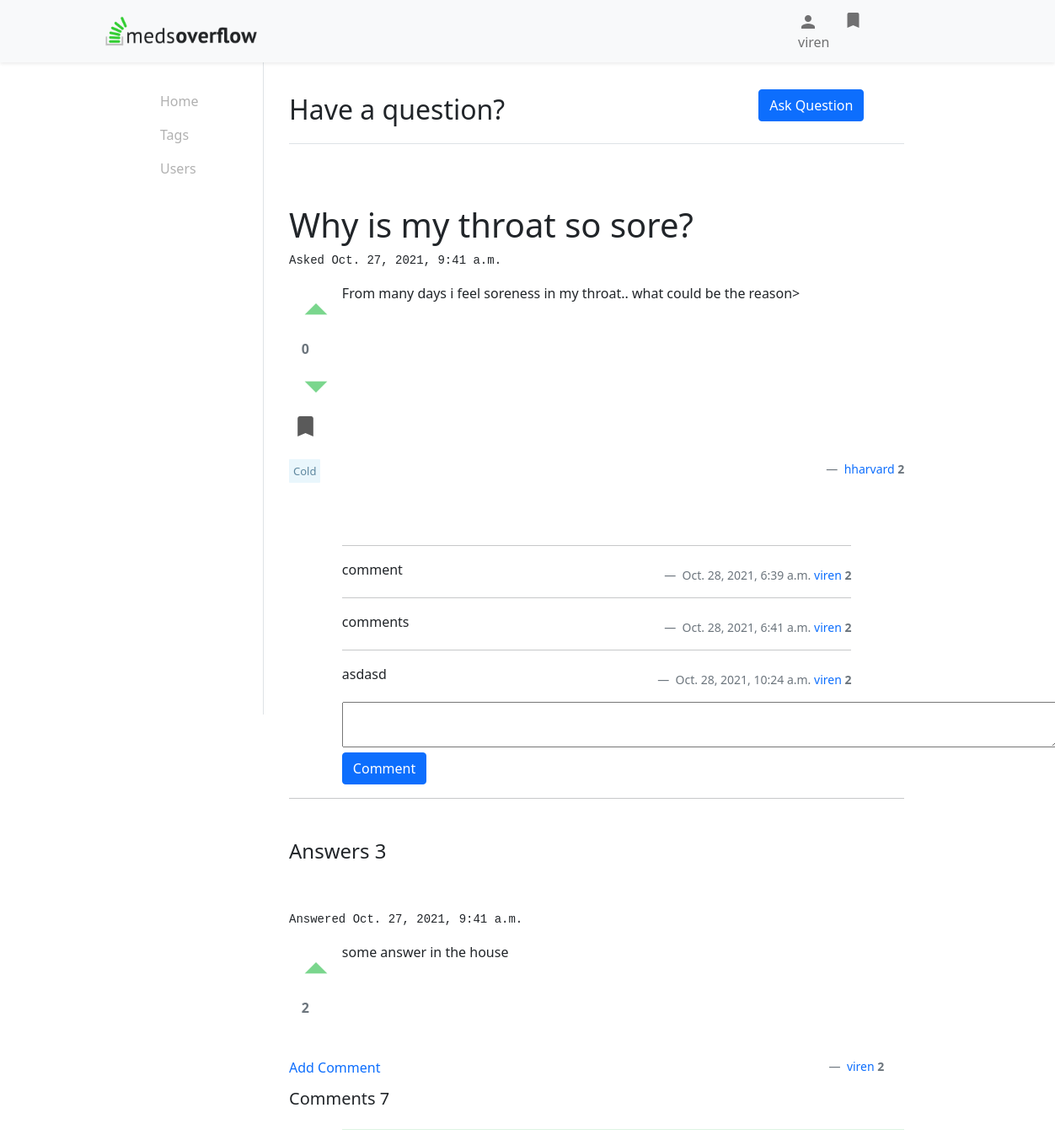
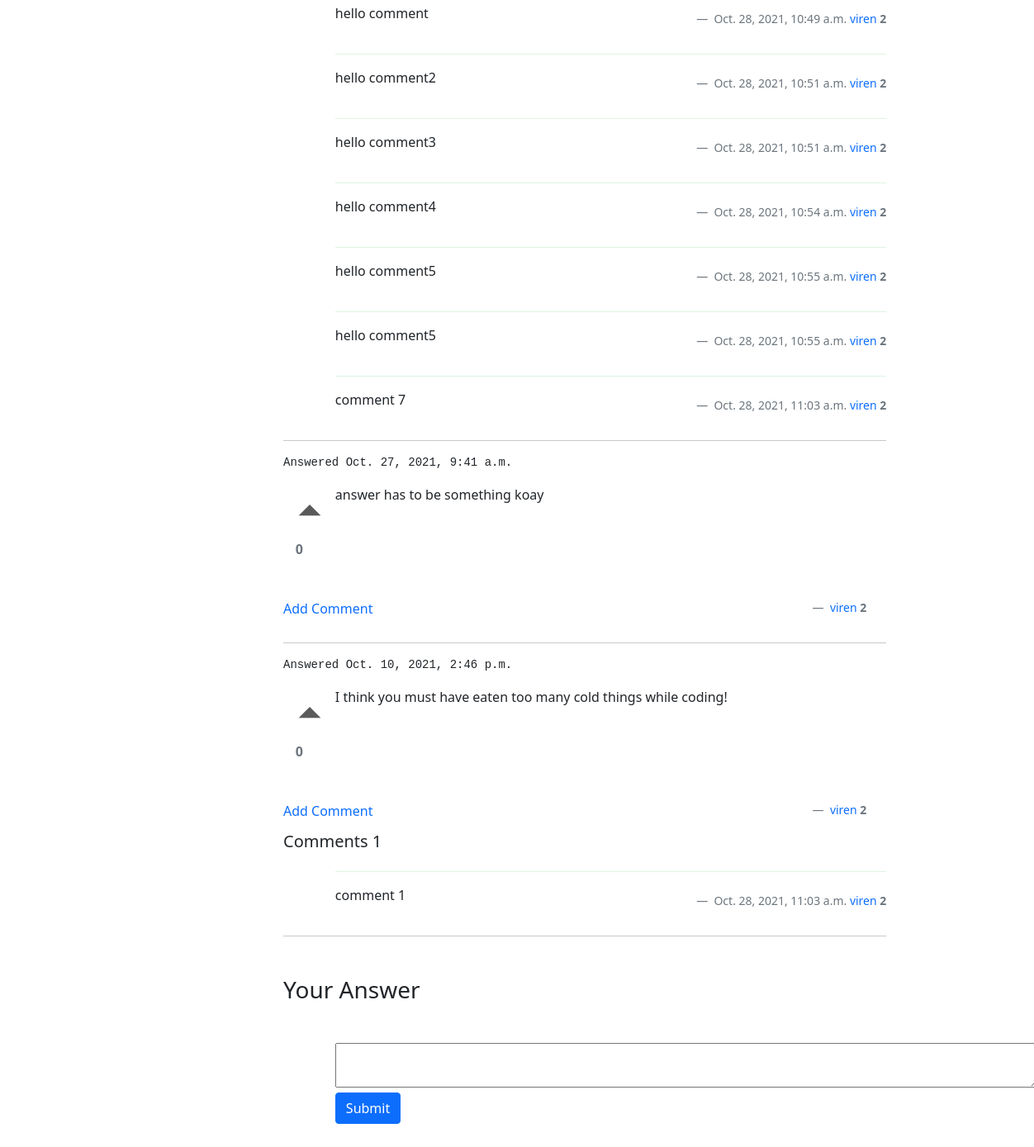
The page /question/14 (signed in) on the database as committed earlier (2 pictures, top to bottom).
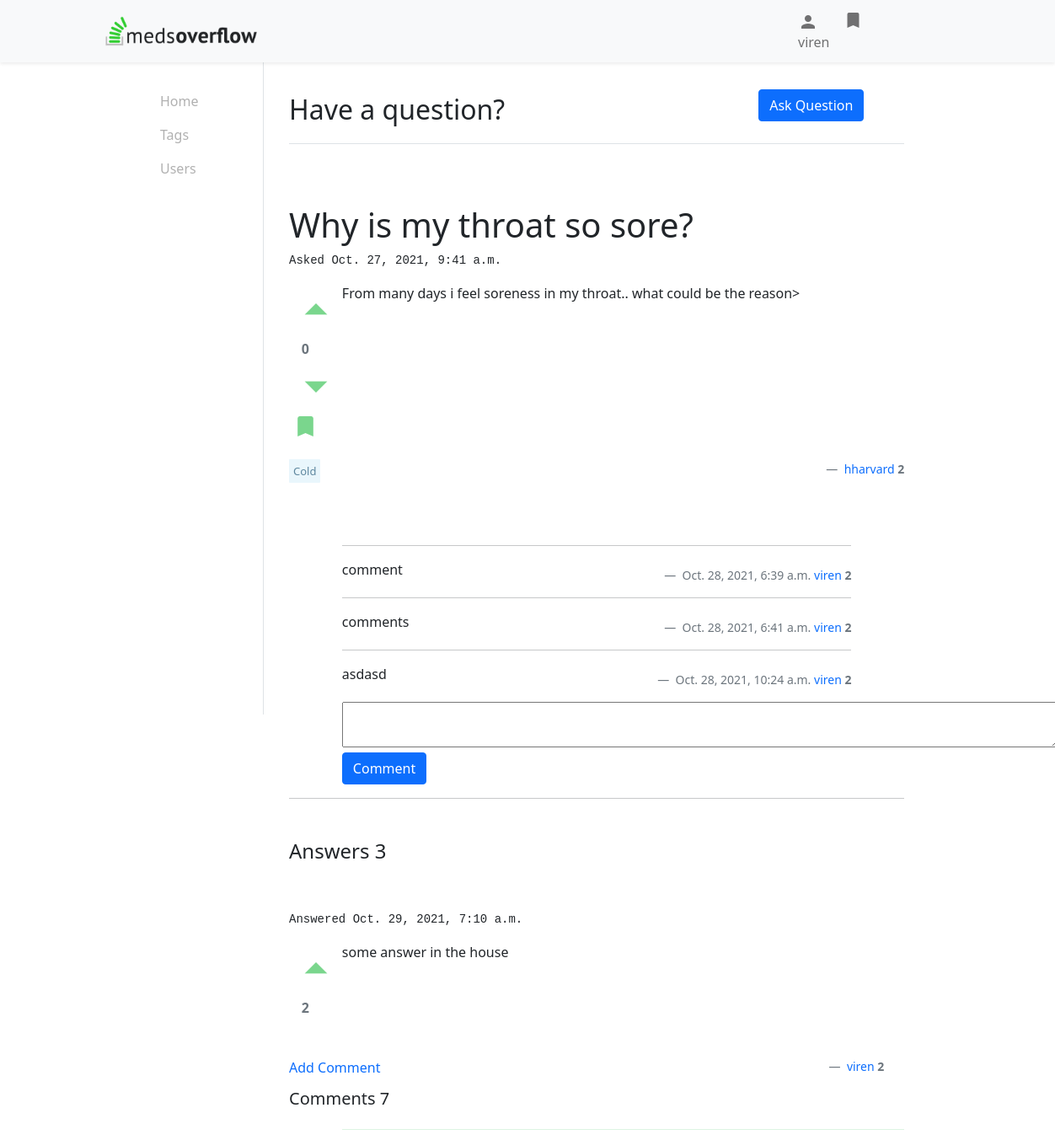
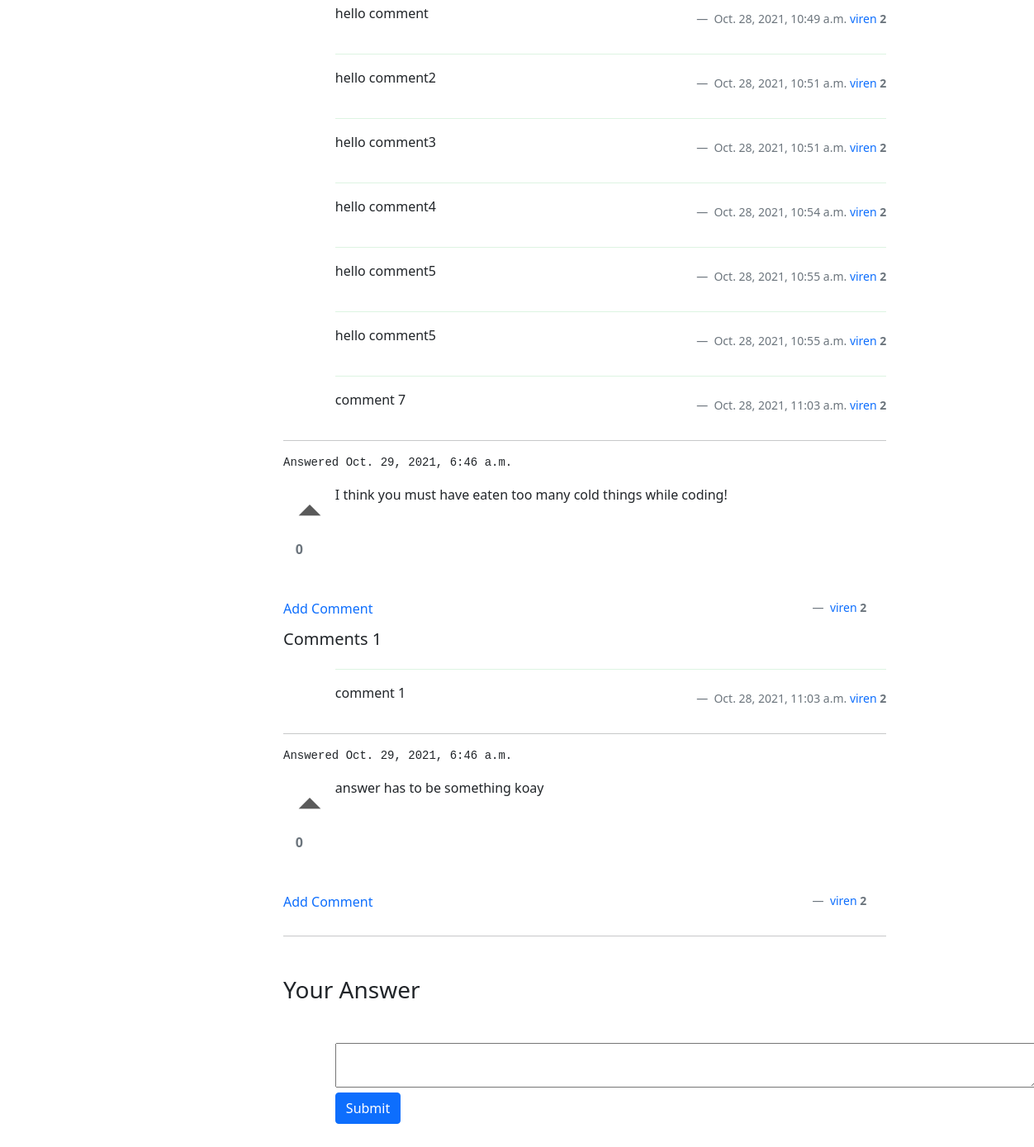
The same page on the database as committed later (2 pictures, top to bottom).
### mainframe/models.py (models this page shows, shortened)
class User(models.Model):
    user = models.OneToOneField(authUser, on_delete=models.CASCADE)
    username = models.CharField(max_length=30, unique=True)
    first_name = models.CharField(max_length=30, null=True)
    last_name = models.CharField(max_length=50, null=True)
    email_id = models.EmailField(unique=True)
    country = models.CharField(max_length=50, null=True)
    rating = models.IntegerField(default=2)
    joined_on = models.DateTimeField(auto_now=True)
    USERNAME_FIELD = 'username'
    roles = models.ManyToManyField(Role)
    def __str__(self):
        return self.user.username

class Question(models.Model):
    title = models.CharField(max_length=200)
    description = models.CharField(max_length=1000)
    upvotes = models.IntegerField(default=0)
    downvotes = models.IntegerField(default=0)
    created_at = models.DateTimeField(auto_now=True, editable=False)
    made_by = models.ForeignKey(User, on_delete=models.CASCADE)
    tags = models.ManyToManyField(Tag)
    answerCount = models.IntegerField(default=0)
    @property
    def votes(self):
        return self.upvotes - self.downvotes
    @property
    def upvotes(self):
        return UpvoteQ.objects.filter(question = self.id).count()
    @property
    def downvotes(self):
        return DownvoteQ.objects.filter(question = self.id).count()

class Tag(models.Model):
    tagName = models.CharField(max_length=30)

class Comment(models.Model):
    description = models.CharField(max_length=300)
    created_at = models.DateTimeField(auto_now=True)
    made_by = models.ForeignKey(User, on_delete=models.CASCADE)
    question = models.ForeignKey(Question, on_delete=models.CASCADE)

class Answer(models.Model):
    description = models.CharField(max_length=1000)
    created_at = models.DateTimeField(auto_now=True)
    made_by = models.ForeignKey(User, on_delete=models.CASCADE)
    question = models.ForeignKey(Question, on_delete=models.CASCADE)
    accepted = models.BooleanField(default=False)
    @property
    def votes(self):
        return self.upvotes
    @property
    def upvotes(self):
        return UpvoteA.objects.filter(answer = self.id).count()

class CommentAnswer(models.Model):
    description = models.CharField(max_length=300)
    created_at = models.DateTimeField(auto_now=True)
    made_by = models.ForeignKey(User, on_delete=models.CASCADE)
    answer = models.ForeignKey(Answer, on_delete=models.CASCADE)

### mainframe/views.py (the view, shortened to what this page needs)
# urls.py: path('question/<int:pk>', views.Post.as_view(), name='question'),
class Post(TemplateView):
    def get(self, request, pk):
        answerForm = AnswerForm()
        commentForm = CommentForm()
        question = Question.objects.get(id=pk)
        comments = Comment.objects.filter(question = question.id)
        answers = Answer.objects.filter(question = question.id).order_by('-created_at')
        qMarked = Bookmark.objects.filter(user = (Home.getUser(self, request)).id, question = question.id).exists()
        canAccept = question.made_by.id == (Home.getUser(self, request)).id
        answerUpvotes = UpvoteA.objects.filter(by = (Home.getUser(self, request)).id)
        answerUpvotesUserId = [ x.answer for x in answerUpvotes]
        isAccepted = 'no'
        for a in answers:
            if a in answerUpvotesUserId:
                setattr(a, 'voted', 'True')
            answerComments = CommentAnswer.objects.filter(answer = a.id)
            setattr(a, 'comments',answerComments)
            answerCommentForm = AnswerCommentForm()
            setattr(a, 'answerCommentForm',answerCommentForm)
            if a.accepted:
                isAccepted = a.id
        context = {
            'question': question,
            'comments': comments,
            'answers' : answers,
            'answerForm' : answerForm,
            'commentForm' : commentForm,
            'myuser' : Home.getUser(self, request),
            'qMarked' : qMarked,
            'accepted' : isAccepted,
            'canAccept' : canAccept,
        }
        return render(request, 'post.html', context)

### mainframe/forms.py
class AnswerForm(ModelForm):
    class Meta:
        model = Answer
        fields = ['description']
        widgets = {
          'description': forms.Textarea(attrs={'rows':2, 'cols':90}),
        }

class CommentForm(ModelForm):
    class Meta:
        model = Comment
        fields = ['description']
        widgets = {
          'description': forms.Textarea(attrs={'rows':2, 'cols':90}),
        }

### mainframe/views.py (called while the page is built)
    def getUser(self, request):
        if request.user.is_authenticated:
            usr = request.user
            myuser = User.objects.get(username = usr.username)
            return myuser
        return None

### mainframe/templates/post.html (shortened to what this page needs)
{% extends 'main.html' %}
{% block post %}
<br>
<div class="mt-5">
    <h1>{{ question.title }}</h1>
    <pre>Asked {{ question.created_at }}</pre>
    <div class="row">
        <div class="col-1 text-center">
            <form action="{% url 'mainframe:upvoteQ' question.id %}" method="POST">
                <button type="submit" name="upvoteQ" class="iconButton"><i class="material-icons upvoteIcon {% if request.session.up %} voted {% endif %} align-middle" style="font-size: 64px;">arrow_drop_up</i></button><br>
            </form>
            <b class="align-middle text-secondary">{{ question.votes }}</b>
            <form action="{% url 'mainframe:downvoteQ' question.id %}" method="POST">
                <button type="submit" name="downvoteQ" class="iconButton"><i class="material-icons downvoteIcon {% if request.session.down %} voted {% endif %} align-middle" style="font-size: 64px;">arrow_drop_down</i></button><br>
            </form>
            <form id="bookmark" action="{% url 'mainframe:bookmark' question.id %}" method="POST">
                <button type="submit" name="bookmark" class="iconButton"><i id="bookmarkIcon" class="material-icons bookmarkIcon {% if qMarked %} voted {% endif %} align-middle" style="font-size: 32px;">bookmark</i></button><br>
            </form>
        </div>
        <div class="col-10">
            <p>
                {{ question.description }}
            </p>
        </div>
    </div>
    <br>
    <div class="row">
        <div class="col-7">
            {% for t in question.tags.all %}
            <a href="{% url 'mainframe:tagFilter' t.id %}" class="tag my-1">{{t.tagName}}</a>
            {% endfor %}
        </div>
        <div class="col-5 text-end blockquote-footer">
            <a href="{% url 'mainframe:profile' question.made_by.id %}">{{ question.made_by }}</a>
            <b class="text-secondary">{{ question.made_by.rating }}</b>
        </div>
    </div>
    <div class="row mt-5">
        <div class="col-1"></div>
        <div class="col-10">
            {% for c in comments %}
                <hr>
                {{ c.description }}
                <div class="text-end blockquote-footer">
                    <span class="text-secondary font-weight-light">{{ c.created_at }}</span>
                    <a href="{% url 'mainframe:profile' c.made_by.id %}">{{ c.made_by }}</a>
                    <b>{{ c.made_by.rating }}</b>
                </div>
            {% endfor %}
            <form action="" method="POST">
                {% for f in commentForm %}
                {{f}}
                {% endfor %}
                <input type="submit" class="btn btn-primary" name="Comment" value="Comment">
            </form>
        </div>
    </div>
</div>
<hr>
<div class="mt-5">
    <h4>Answers {{ answers.count }}</h4>
    <br><br>
    {% for answer in answers %}
        <pre>Answered {{ answer.created_at }}</pre>
        <div class="row">
            <div class="col-1 text-center">
                <form class="answerUpVote" action="{% url 'mainframe:upvoteA' question.id answer.id %}" method="POST">
                    <button type="submit" name="upvoteA" class="iconButton"><i class="material-icons upvoteIcon {{answer.id}} {% if answer.voted %} voted {% endif %} align-middle" style="font-size: 64px;">arrow_drop_up</i></button><br>
                </form>
                <b class="{{answer.id}} align-middle text-secondary">{{ answer.votes }}</b>
            </div>
            <div class="col-10">
                <p>
                    {{ answer.description }}
                </p>
            </div>
            <div class="row mt-5">
                <div class="col-7" id="comment{{answer.id}}">
                    <a onclick="showAnswerComment(this);" href="javascript:;">Add Comment</a>
                </div>
                <div class="col-5 text-end blockquote-footer">
                    <a href="{% url 'mainframe:profile' answer.made_by.id %}">{{ answer.made_by }}</a>
                    <b>{{ answer.made_by.rating }}</b>
                </div>
            </div>
            {% if answer.comments %}
                <h5>Comments {{answer.comments.count}}</h5>
            {% endif %}
            {% for c in answer.comments %}
                <div class="col-1"></div>
                <div class="col-11">
                    <hr style="border-top: 1px solid rgb(122, 214, 141);">
                    {{ c.description }}
                    <div class="text-end blockquote-footer">
                        <span class="text-secondary font-weight-light">{{ c.created_at }}</span>
                        <a href="{% url 'mainframe:profile' c.made_by.id %}">{{ c.made_by }}</a>
                        <b>{{ c.made_by.rating }}</b>
                    </div>
                </div>
            {% endfor %}
        </div>
        <hr>
    {% endfor %}
</div>
<h3 class="mt-5">Your Answer</h3>
<div class="row mt-5">
    <div class="col-1"></div>
    <div class="col-10">
        <form action="" method="POST">
            {% for f in answerForm %}
            {{f}}
            {% endfor %}
            <input type="submit" class="btn btn-primary" name="Answer">
        </form>
    </div>
</div>
{% endblock post %}

### mainframe/templates/main.html (shortened to what this page needs)
{% load static %}
<!DOCTYPE html>
<html lang="en">
    <head>
        <link rel="stylesheet" href="{% static '/css/main.css' %}">
        <link href="https://cdn.jsdelivr.net/npm/bootstrap@5.1.2/dist/css/bootstrap.min.css" rel="stylesheet">
    </head>
    <body>
        {% include 'navbar.html' with isLoggedIn=isLoggedIn myuser=myuser myFilter=myFilter %}
        <div class="fluid-container mt-5 mb-5">
            {% include 'left_panel.html' %}
            <div class="col-7 px-0 middle-panel">
                {% if 'profile' not in request.path and 'login' not in request.path and 'register' not in request.path%}
                    {% include 'ask_question.html' %}
                {% endif %}
                {% block post %}
                {% endblock post %}
            </div>
        </div>
    </body>
</html>

### mainframe/templates/navbar.html (shortened to what this page needs)
{% load static %}
 <nav class="navbar navbar-expand-lg fixed-top navbar-light p-0 bg-light shadow-sm">
    <div class="container-fluid p-0">
        <div class="col-3">
            <a class="navbar-brand block float-end py-2 px-2 me-0" href="{% url 'mainframe:home' %}">
                <img src="{% static '/images/medsoverflow.png' %}" alt="" width="180" class="d-inline-block align-text-top">
            </a>
        </div>
        <div class="col-3">
            <div class="collapse navbar-collapse" id="navbarSupportedContent">
                {% if myuser %}
                <ul class="navbar-nav mb-2 mb-lg-0">
                    <li class="nav-item py-1">
                        <a class="nav-link" aria-current="page" href="{% url 'mainframe:profile' myuser.id %}">
                            <span class="material-icons align-middle">person</span>{{myuser}}
                        </a>
                    </li>
                    <li class="nav-item dropdown py-1">
                        <a class="nav-link" href="#" id="navbarDropdown" role="button" data-bs-toggle="dropdown" aria-expanded="false">
                            <span class="material-icons">bookmark</span>
                        </a>
                    </li>
                </ul>
                {% endif %}
            </div>
        </div>
    </div>
</nav>

### mainframe/templates/left_panel.html
<div class="col-3 py-5 border-end px-0 mt-0 position-fixed" style="height: 100vh;">
    <div class="col-5 lh-lg float-end">
        <div class="my-2 ps-2 panel-item {% if request.path_info == '/' %} active {% endif %}"><a href="{% url 'mainframe:home' %}">Home</a></div>
        <div class="my-2 ps-2 panel-item {% if 'tag' in request.path_info %} active {% endif %}"><a href="{% url 'mainframe:alltags' %}">Tags</a></div>
        <div class="my-2 ps-2 panel-item {% if 'users' in request.path_info or 'profile' in request.path_info %} active {% endif %}"><a href="{% url 'mainframe:allusers' %}">Users</a></div>
    </div>
</div>

### mainframe/templates/ask_question.html
<div class="mt-5 border-bottom">
    <div class="row align-middle">
        <p>
            <span class="fs-2">Have a question?</span>
            <a href="{% url 'mainframe:ask' %}"><button type="button" class="btn float-end me-5 btn-primary">Ask Question</button></a>
        </p>
    </div>
</div>

### static/css/main.css (style rules this page uses)
body { font-family: 'Tangerine', serif; font-size: 48px; }
.middle-panel { margin-left: calc(25% + 30px); padding-top: 10px; }
.tag { border-radius: 1px; font-size: small; background-color: #e9f6fc; color: #5d869e !important; padding: 5px; }
i { color: #5a5a5a; }
.panel-item a { text-decoration: none; color: #b1b1b1; }
.voted { color: rgb(122, 214, 141); }
a { text-decoration: none !important; }
.iconButton { background:none; border:none; padding:0; outline: none; }

Rows that differ between the two databases and show on the page:
changed Answer "some answer in the house": created_at "Oct. 27, 2021, 9:41 a.m." → "Oct. 29, 2021, 7:10 a.m."
changed Answer "I think you must have eaten too many cold things while coding!": created_at "Oct. 10, 2021, 2:46 p.m." → "Oct. 29, 2021, 6:46 a.m."; moves up the list
changed Answer "answer has to be something koay": created_at "Oct. 27, 2021, 9:41 a.m." → "Oct. 29, 2021, 6:46 a.m."
